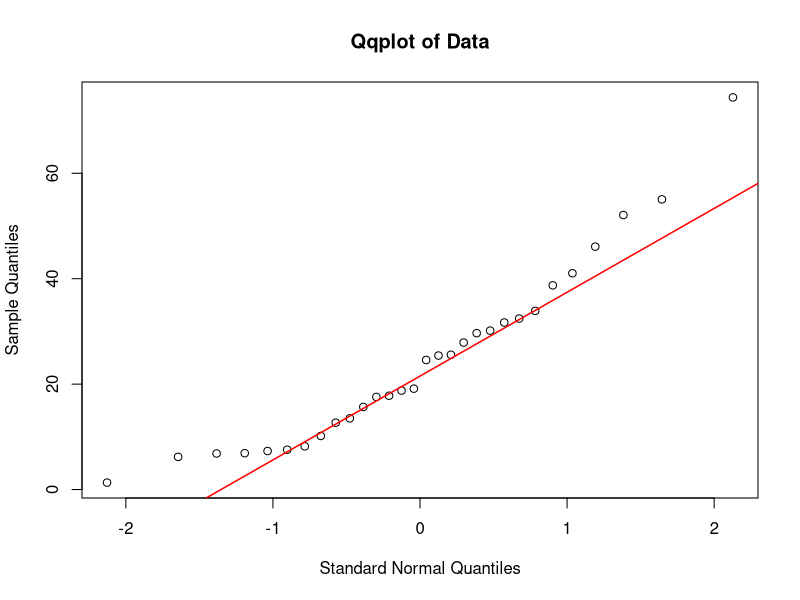
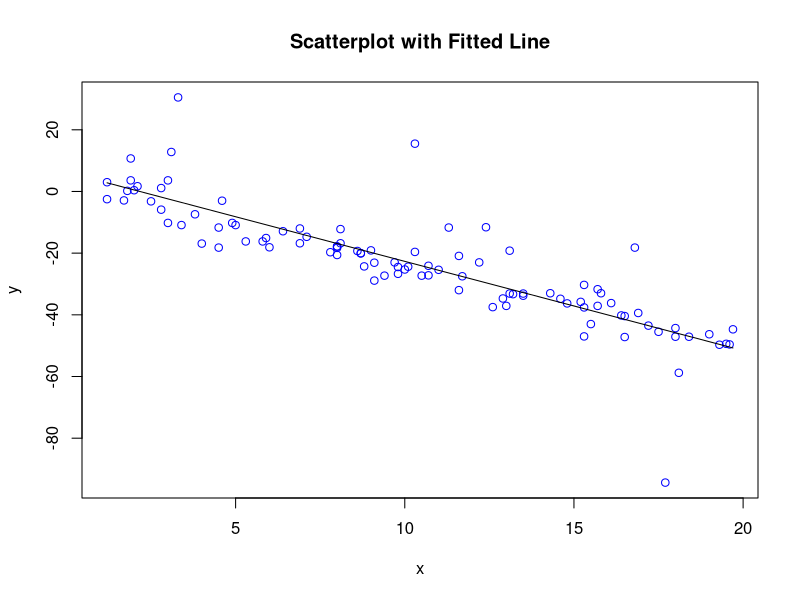
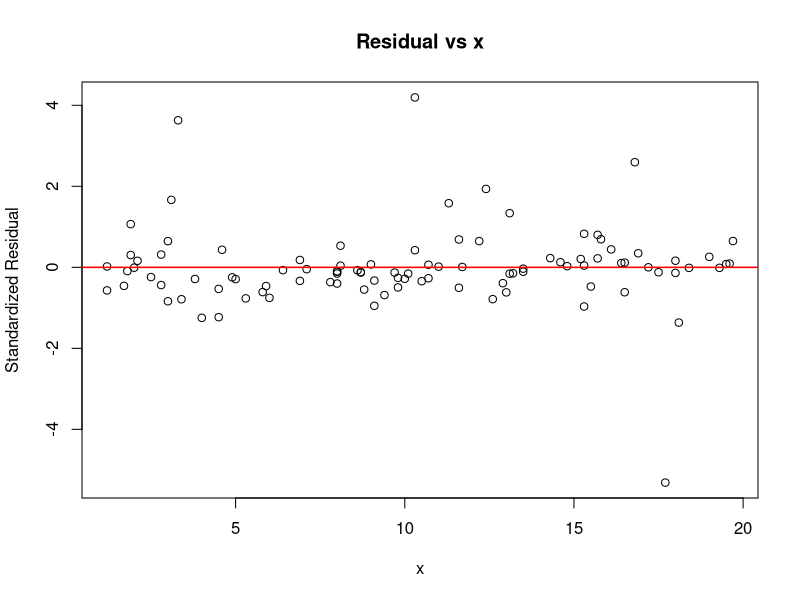
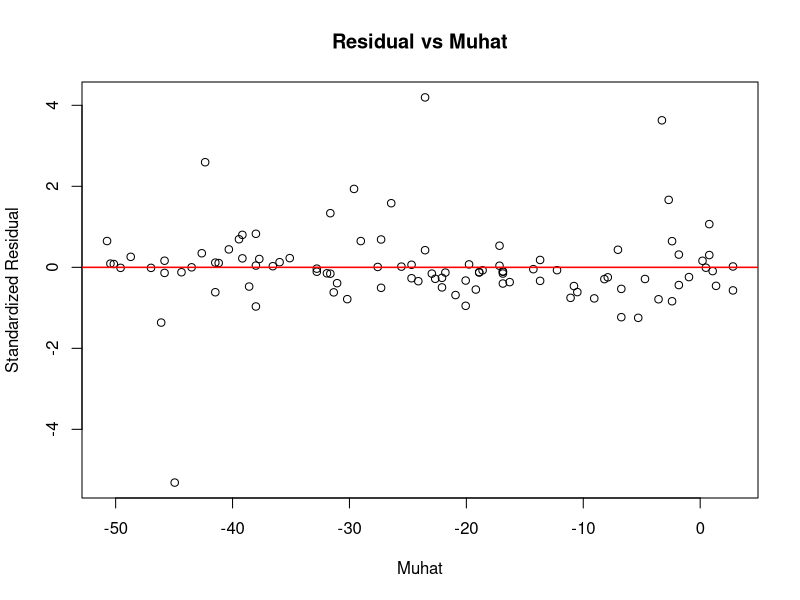
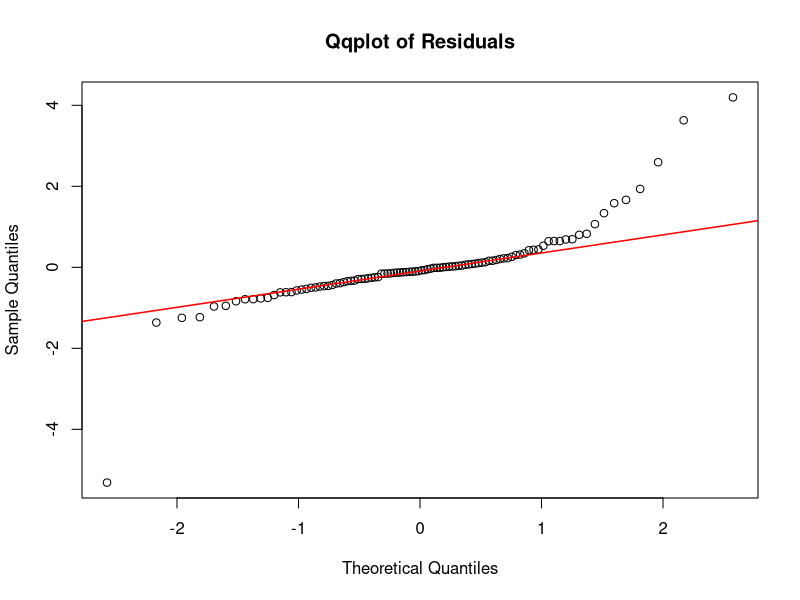
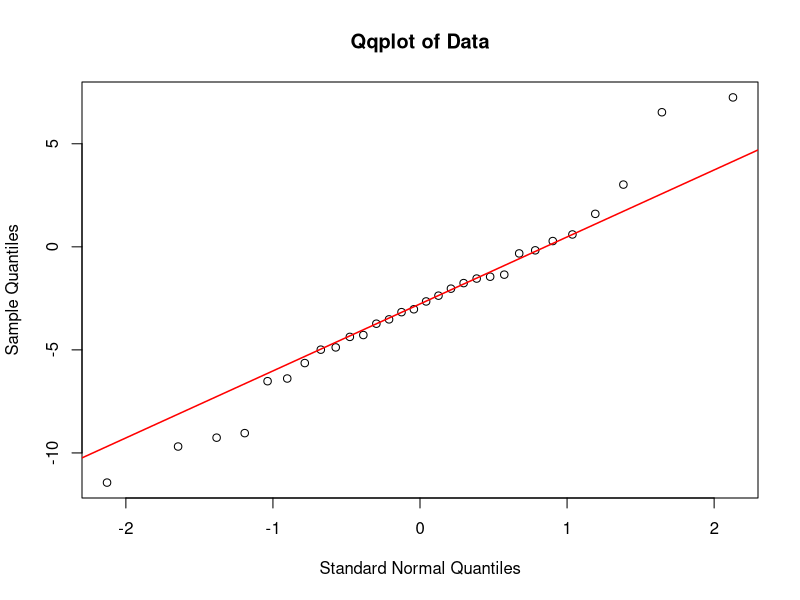
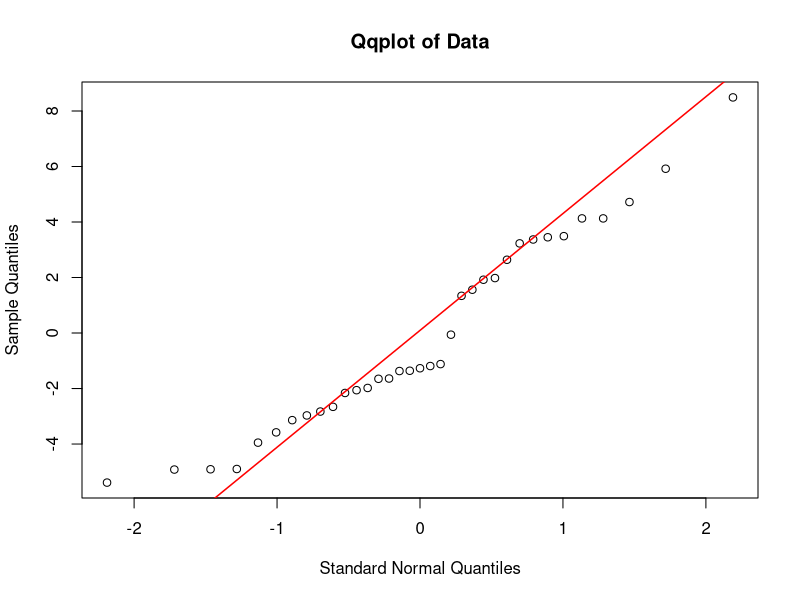

Write R code to recreate these figures, in order.
###################################################################################
# Problem 1: One sample Gaussian model
id<-20456458
set.seed(id) 
model<-sample(c(1:3),1)
cat("Model = ", model)
# Data are randomly generated from Gaussian distribution (model=1), Gamma distribution (model=2), or 
# Poisson distribution (model=3)
if (model==1) {
mu<-id-10*trunc(id/10)                                     # mu = last digit of ID
sigma<-max(1,trunc(id/10)-10*trunc(id/100))    # sig = second last digit of ID unless last digit is zero
cat("mu = ", mu, ", sigma = ", sigma)       # display values of mu and sigma
y<-sort(round(rnorm(30,mu,sigma),digits=2))  # 30 observations from G(mu,sig)
} else if (model==2) {
mu<-max(1,id-10*trunc(id/10))                     # mu = last digit of ID unless it is zero
y<-sort(round(rgamma(30,3,1/mu),digits=2))   # 30 observations from Gamma(3,1/mu)
sigma<-(3*mu^2)^0.5
cat("mu = ", mu, ", sigma = ", sigma)       # display values of mu and sigma
} else if (model==3) {
mu<-max(1,id-10*trunc(id/10))                     # mu = last digit of ID unless it is zero
y<- sort(round(rpois(30,mu),digits=2))   # 30 observations from Poisson(mu)
sigma<-mu^0.5
cat("mu = ", mu, ", sigma = ", sigma)       # display values of mu and sigma
} 
# Check Gaussian assumption using qqplot
qqnorm(y,xlab="Standard Normal Quantiles",main="Qqplot of Data")
qqline(y,col="red",lwd=1.5)  # add line for comparison
mu0<-mu+1
cat("mu0 = ", mu0)       # display value of mu0
# test hypothesis mu=mu0 and obtain 95% confidence interval for mu
t.test(y,mu=mu0,conf.level=0.95) 
#
sigma0<-sigma+2  
cat("sigma0 = ", sigma0)       # display value of sigma0
# test hypothesis sigma=sigma0 and obtain 95% confidence interval for sigma
df<-length(y)-1      # degrees of freedom
s2<-var(y)               
cat("sample variance = ", s2)          # display sample variance
chitest<-s2*df/sigma0^2
q<-pchisq(chitest,df)
cat("p-value for testing sigma=sigma0: ", min(2*q,2*(1-q)))       
p<-0.95                   # p=0.95 for 95% confidence interval
a<-qchisq((1-p)/2,df) # lower value from Chi-squared dist'n
b<-qchisq((1+p)/2,df) # upper value from Chi-squared dist'n
cat("95% confidence interval for sigma squared:  ",c(s2*df/b,s2*df/a))          
cat("95% confidence interval for sigma: ",c(sqrt(s2*df/b),sqrt(s2*df/a)))
###################################################################################
#
###################################################################################
# Problem 2: Linear regression model
set.seed(id)
x<-round(runif(100,1,20),digits=1)
alpha<-rnorm(1,0,5)
beta<- rnorm(1,0,5)
# display values of alpha and beta
cat("alpha = ", alpha, ", beta = ", beta)       
model<-sample(c(1:4),1)
cat("Model = ", model)
# Data are randomly generated depending on the value of the variable model
if (model==1) {
y<-round(alpha+beta*x+rnorm(100,0,10),digits=1)
} else if (model==2) {
y<-round(alpha+beta*x+rnorm(100,0,x),digits=1)
} else if (model==3) {
y<-round(alpha+beta*((x-10)/5)^2+rnorm(100,0,3),digits=1)
} else if (model==4)  {
y<-round(alpha+beta*x+3*rt(100,2),digits=1) }
# display sample correlation
cat("sample correlation = ", cor(x,y)) 
RegModel<-lm(y~x)
# estimates and p-value for test of no relationship
summary(RegModel)
n<-length(x)                         # n=sample size
r<- RegModel$residuals     # get residuals
se<-sqrt(sum(r^2)/(n-2))   # estimate of sigma
cat("estimate of sigma",se)
betahat<-RegModel$coefficients[2] # estimate of slope
alphahat<-RegModel$coefficients[1] # estimate of intercept
xbar=mean(x)
Sxx<-sum(x^2)-sum(x)^2/n # value of Sxx
# 95% confidence interval for slope beta
a95<-qt(0.975,n-2) # value from t table for 95% confidence interval
pm<-a95*se/sqrt(Sxx)
cat("95% confidence interval for slope:  ", c(betahat-pm,betahat+pm)) 
# 90% confidence interval for mean response at x=5
muhat5<-alphahat+betahat*5     # fitted value for x=5 
a90<-qt(0.95,n-2) # value from t table for 90% confidence interval
pm<-a90*se*sqrt(1/n+(5-xbar)^2/Sxx)
cat("90% confidence interval for mean response at x=5: ",c(muhat5-pm,muhat5+pm))
# 99% prediction interval for response at x=2
muhat2<-alphahat+betahat*2     # predicted value for x=2
a99<-qt(0.995,n-2) # value from t table for 99% prediction interval
pm<-a99*se*sqrt(1+1/n+(2-xbar)^2/Sxx)
cat("99% prediction interval for response at x=2: ",c(muhat2-pm,muhat2+pm))
 # Scatterplot of data with fitted line
muhat<-RegModel$fitted.values
# muhat is the vector of fitted responses
plot(x,y,col="blue")
title(main="Scatterplot with Fitted Line")
points(x,muhat,type="l")
# Residual plots for checking fit of the model
rstar <- r/se   # the standardized residuals
plot(x,rstar,xlab="x",ylab="Standardized Residual")
abline(0,0,col="red",lwd=1.5)
title(main="Residual vs x")
plot(muhat,rstar,xlab="Muhat",ylab="Standardized Residual")
abline(0,0,col="red",lwd=1.5)
title(main="Residual vs Muhat")
qqnorm(rstar,main="")
qqline(rstar,col="red",lwd=1.5)  # add line for comparison
title(main="Qqplot of Residuals")
###################################################################################
#
###################################################################################
# Problem 3: Two sample Gaussian model
set.seed(id)
mu1<-rnorm(1,0,2)
mu2<-rnorm(1,0,2)
sigma<-max(1,trunc(id/10)-10*trunc(id/100))    # sig = second last digit of ID unless last digit is zero
# display values of mu1, mu2 and sigma
cat("mu1 = ", mu1, ", mu2 = ", mu2,", sigma = ", sigma) 
# Generate data      
y1<-sort(round(rnorm(30,mu1,sigma),digits=2))  # 30 observations from G(mu1,sig)
y2<-sort(round(rnorm(35,mu2,sigma),digits=2))  # 35 observations from G(mu2,sig)
# Test hypothesis of no difference in the means
t.test(y1,y2,mu=0,var.equal=TRUE,conf.level=0.95)
s1<-sd(y1)
s2<-sd(y2)
sp<-((29*s1^2+34*s2^2)/63)^0.5
cat("sample sd for sample 1 = ", s1, ", sample sd for sample 2 = ", s2)
cat("pooled estimate of sigma = ", sp) 
# Check Gaussian assumption using qqplots
qqnorm(y1,xlab="Standard Normal Quantiles",main="Qqplot of Data")
qqline(y1,col="red",lwd=1.5)  # add line for comparison
qqnorm(y2,xlab="Standard Normal Quantiles",main="Qqplot of Data")
qqline(y2,col="red",lwd=1.5)  # add line for comparison
###################################################################################

